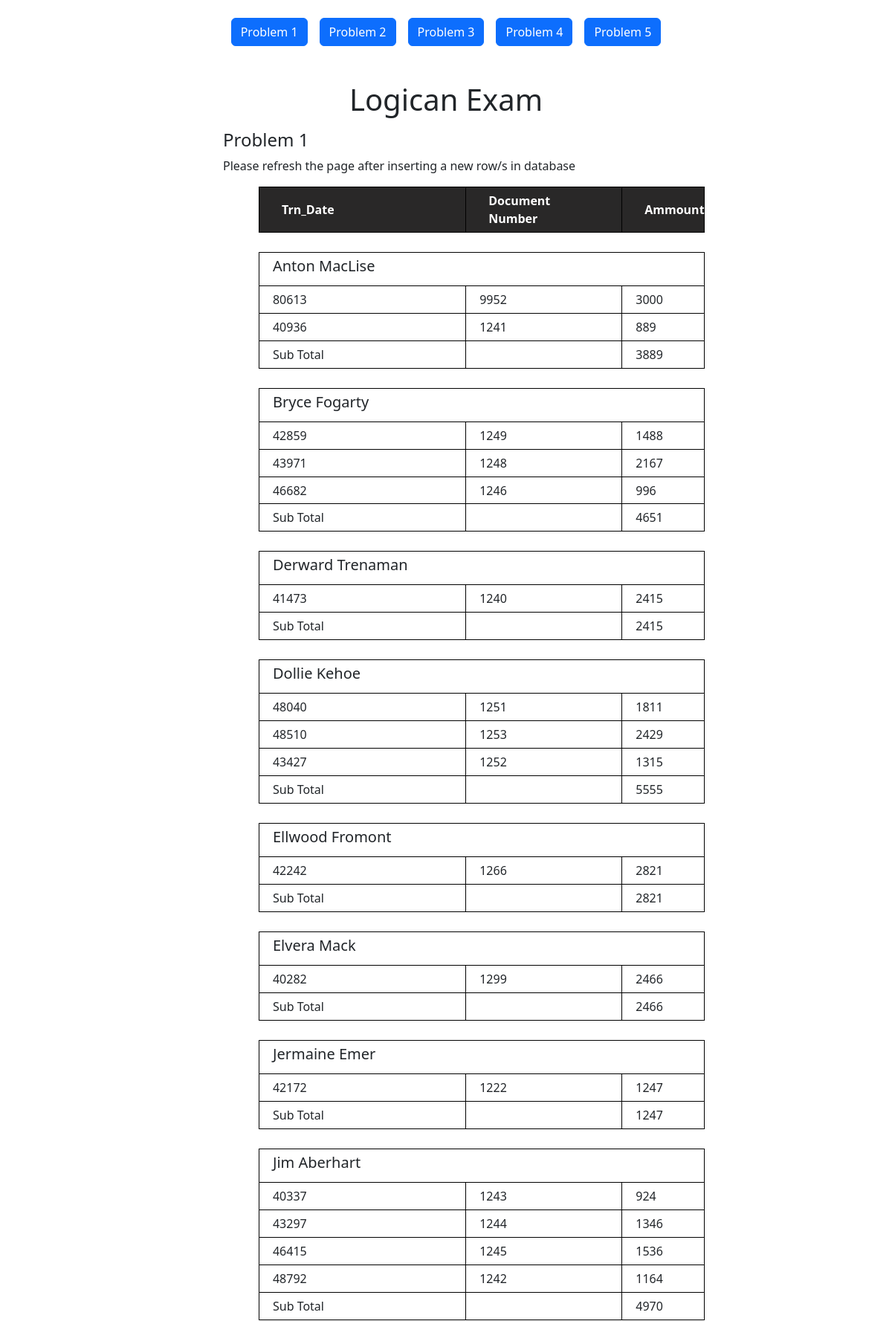
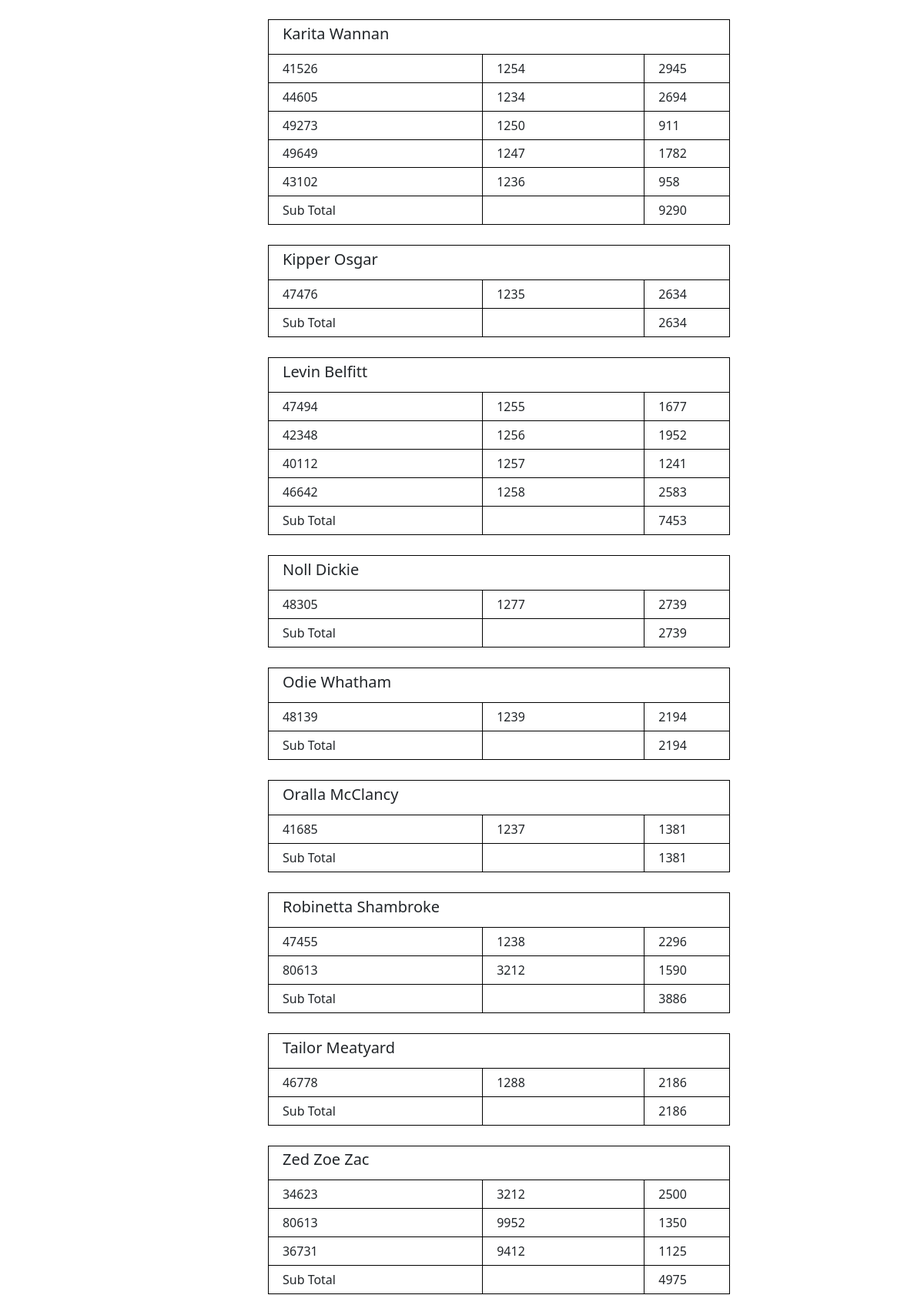
The page / (upper part) on the database its author committed (2 pictures, top to bottom).
### tables this page shows
CREATE TABLE `problem_one` (
  `id` int(11) NOT NULL,
  `doc_no` int(11) NOT NULL,
  `trn_dte` int(11) NOT NULL,
  `customer_name` varchar(50) NOT NULL,
  `trn_total` int(11) NOT NULL
);

### class/Problem1.class.php (called while the page is built)
<?php
class Problem1 extends Db{
    public function problem1(){
        $con = $this->connect();
        $stmt = "
            SELECT p.*
            FROM problem_one AS p
            JOIN (
                SELECT DISTINCT customer_name
                FROM problem_one
            ) AS c ON p.customer_name = c.customer_name ORDER BY customer_name;
        ;";
        $stmt2 = $con->prepare($stmt);
        $stmt2->execute();
        return $stmt2->fetchAll(PDO::FETCH_ASSOC);
    }
    public function subTotal($name){
        $con = $this->connect();
        $stmt = "SELECT SUM(trn_total) AS subtotal FROM `problem_one` WHERE customer_name = ?;";
        $stmt2 = $con->prepare($stmt);
        $stmt2->execute([$name]);
        return $stmt2->fetch(PDO::FETCH_ASSOC);
    }
}

### index.php (the view, shortened to what this page needs)
<?php
include_once 'class/Problem1.class.php';
include 'partials/header.php';
$problem1 = new Problem1;
$fetchProblem1 = $problem1->Problem1();
$previousName = "";
$tr = "";
foreach ($fetchProblem1 as $data) {
    $subtotal = $data['customer_name'];
    $initialtotal = $problem1->subTotal($subtotal);
    if ($data['customer_name'] !== $previousName) {
            $tr .= "<tr class='subtotal'>
                <td>Sub Total</td>
                <td></td>
                <td>".$initialtotal["subtotal"]."</td>
            </tr>";
        $tr .= "<tr class='space'>
                    <td></td>
                    <td></td>
                    <td></td>
                </tr>";
        $tr .= "<tr class='cus-name'>
                    <td> <h5>" .$data['customer_name'] . " </h5></td>
                    <td></td>
                    <td></td>
                </tr>";
    }
    $tr .=  "<tr class='tr2'>
                <td>" . $data['trn_dte'] . "</td>
                <td>" . $data['doc_no'] . "</td>
                <td>" . $data['trn_total'] . "</td>
            </tr>";
    $previousName = $data['customer_name'];
}
?>
<section class="d-flex justify-content-center mt-4">
    <a href="#" class="btn btn-primary mx-2">Problem 1</a>
    <a href="pages/problem2.php" class="btn btn-primary mx-2">Problem 2</a>
    <a href="pages/problem3.php" class="btn btn-primary mx-2">Problem 3</a>
    <a href="pages/problem4.php" class="btn btn-primary mx-2">Problem 4</a>
    <a href="pages/problem5.php" class="btn btn-primary mx-2">Problem 5</a>
</section>
<section>
    <div class="table-fetch">
        <h1 class="mt-5 text-center">Logican Exam</h1>
        <h4 class="mt-3">Problem 1</h4>
        <p>Please refresh the page after inserting a new row/s in database</p>
        <table class="table-problem-1 ms-5 mt-0 mb-5 ">
            <thead>
                <tr>
                <th scope="col">Trn_Date</th>
                <th scope="col">Document Number</th>
                <th scope="col">Ammount</th>
                </tr>
            </thead>
            <tbody>
                <?=$tr?>
            </tbody>
        </table>
    </div>
</section>
<?php include 'partials/footer.php'; ?>

### css/main.css (style rules this page uses)
.table-fetch { max-width: 50%; margin: auto; }
.table-problem-1 { width: 100%; }
.table-problem-1 th { border: 1px solid black; background-color: rgba(18, 17, 17, 0.9); color: white; padding: 1% 5% 1% 5%; }
.table-problem-1 tr { border: none; }
.cus-name { border: 1px solid black !important; }
.table-problem-1 td { border: 1px solid black; padding: 1% 3% 1% 3%; }
.cus-name td { border: none; }
.space td { border: none; padding-top: 20px; }

### rows shown on the page
problem_one: subtotal "3889", customer_name "Anton MacLise", trn_dte "80613", doc_no "9952", trn_total "3000"
problem_one: trn_dte "40936", doc_no "1241", trn_total "889"
problem_one: subtotal "4651", customer_name "Bryce Fogarty", trn_dte "42859", doc_no "1249", trn_total "1488"
problem_one: trn_dte "43971", doc_no "1248", trn_total "2167"
problem_one: trn_dte "46682", doc_no "1246", trn_total "996"
problem_one: subtotal "2415", customer_name "Derward Trenaman", trn_dte "41473", doc_no "1240", trn_total "2415"
problem_one: subtotal "5555", customer_name "Dollie Kehoe", trn_dte "48040", doc_no "1251", trn_total "1811"
problem_one: trn_dte "48510", doc_no "1253", trn_total "2429"
problem_one: trn_dte "43427", doc_no "1252", trn_total "1315"
problem_one: subtotal "2821", customer_name "Ellwood Fromont", trn_dte "42242", doc_no "1266", trn_total "2821"
problem_one: subtotal "2466", customer_name "Elvera Mack", trn_dte "40282", doc_no "1299", trn_total "2466"
problem_one: subtotal "1247", customer_name "Jermaine Emer", trn_dte "42172", doc_no "1222", trn_total "1247"
problem_one: subtotal "4970", customer_name "Jim Aberhart", trn_dte "40337", doc_no "1243", trn_total "924"
problem_one: trn_dte "43297", doc_no "1244", trn_total "1346"
problem_one: trn_dte "46415", doc_no "1245", trn_total "1536"
problem_one: trn_dte "48792", doc_no "1242", trn_total "1164"
problem_one: subtotal "9290", customer_name "Karita Wannan", trn_dte "41526", doc_no "1254", trn_total "2945"
problem_one: trn_dte "44605", doc_no "1234", trn_total "2694"
problem_one: trn_dte "49273", doc_no "1250", trn_total "911"
problem_one: trn_dte "49649", doc_no "1247", trn_total "1782"
problem_one: trn_dte "43102", doc_no "1236", trn_total "958"
problem_one: subtotal "2634", customer_name "Kipper Osgar", trn_dte "47476", doc_no "1235", trn_total "2634"
problem_one: subtotal "7453", customer_name "Levin Belfitt", trn_dte "47494", doc_no "1255", trn_total "1677"
problem_one: trn_dte "42348", doc_no "1256", trn_total "1952"
problem_one: trn_dte "40112", doc_no "1257", trn_total "1241"
problem_one: trn_dte "46642", doc_no "1258", trn_total "2583"
problem_one: subtotal "2739", customer_name "Noll Dickie", trn_dte "48305", doc_no "1277", trn_total "2739"
problem_one: subtotal "2194", customer_name "Odie Whatham", trn_dte "48139", doc_no "1239", trn_total "2194"
problem_one: subtotal "1381", customer_name "Oralla McClancy", trn_dte "41685", doc_no "1237", trn_total "1381"
problem_one: subtotal "3886", customer_name "Robinetta Shambroke", trn_dte "47455", doc_no "1238", trn_total "2296"
problem_one: trn_dte "80613", doc_no "3212", trn_total "1590"
problem_one: subtotal "2186", customer_name "Tailor Meatyard", trn_dte "46778", doc_no "1288", trn_total "2186"
problem_one: subtotal "4975", customer_name "Zed Zoe Zac", trn_dte "34623", doc_no "3212", trn_total "2500"
problem_one: trn_dte "80613", doc_no "9952", trn_total "1350"
problem_one: trn_dte "36731", doc_no "9412", trn_total "1125"
